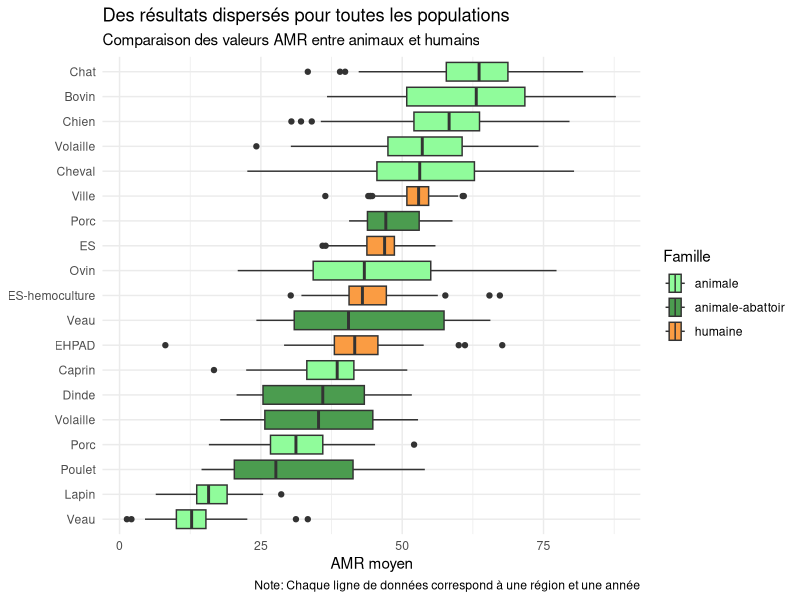
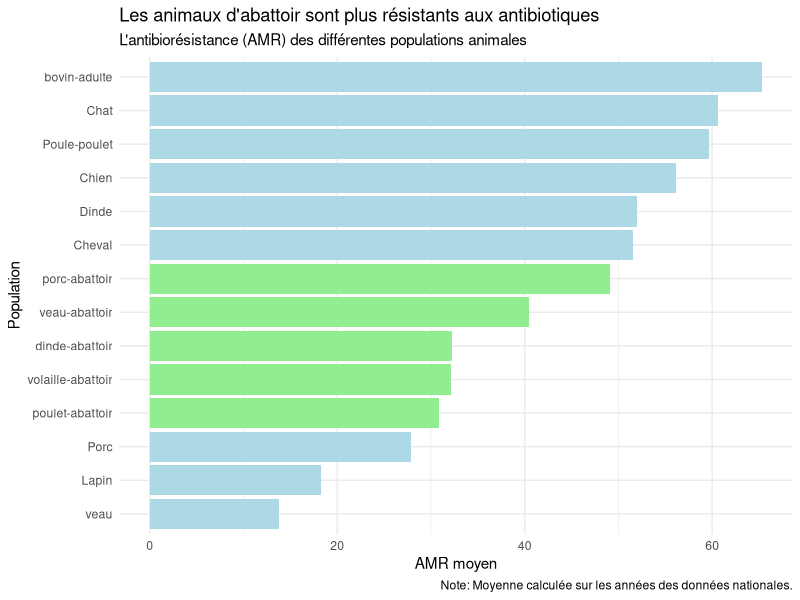
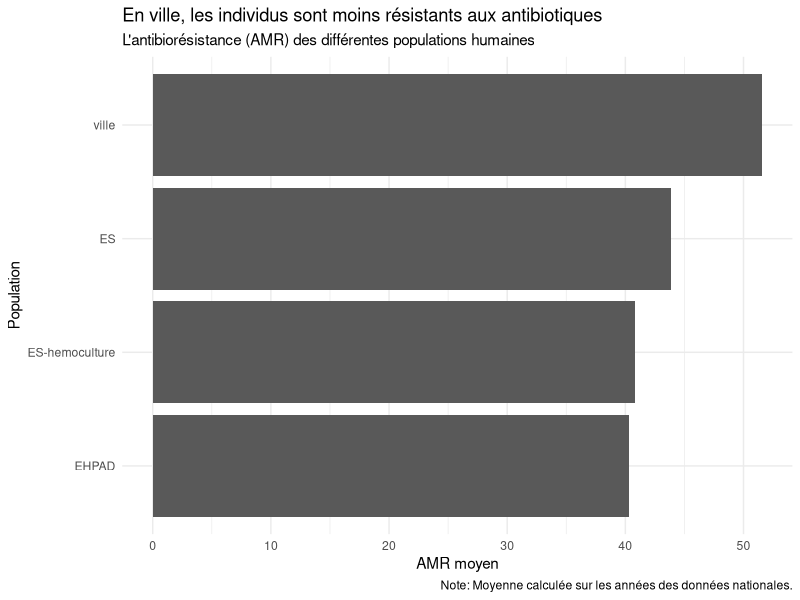
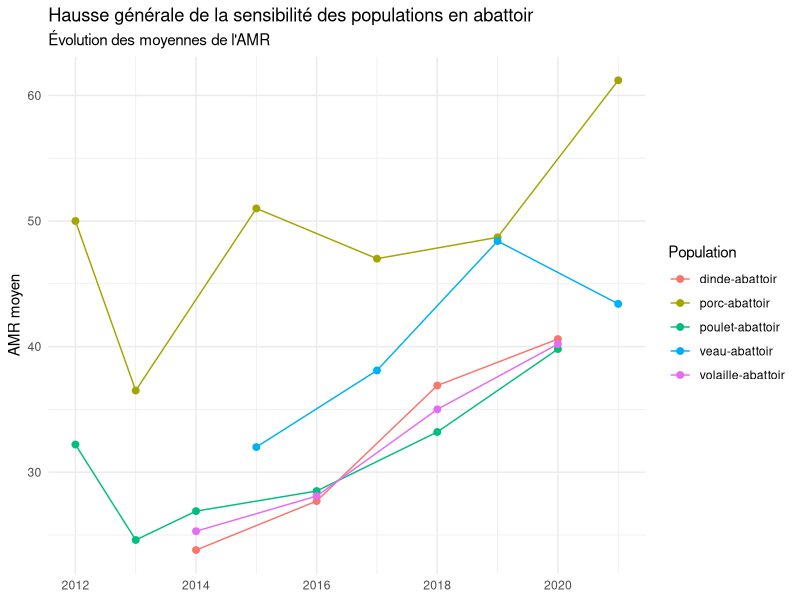
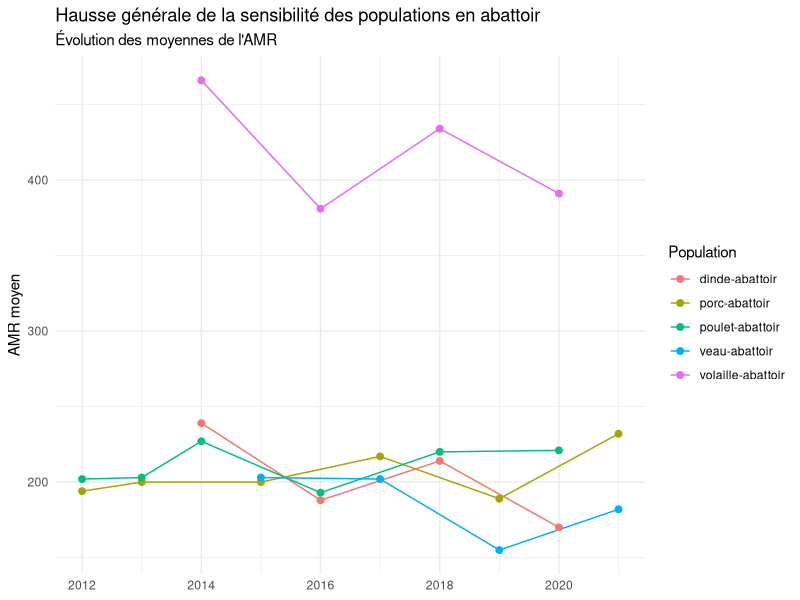
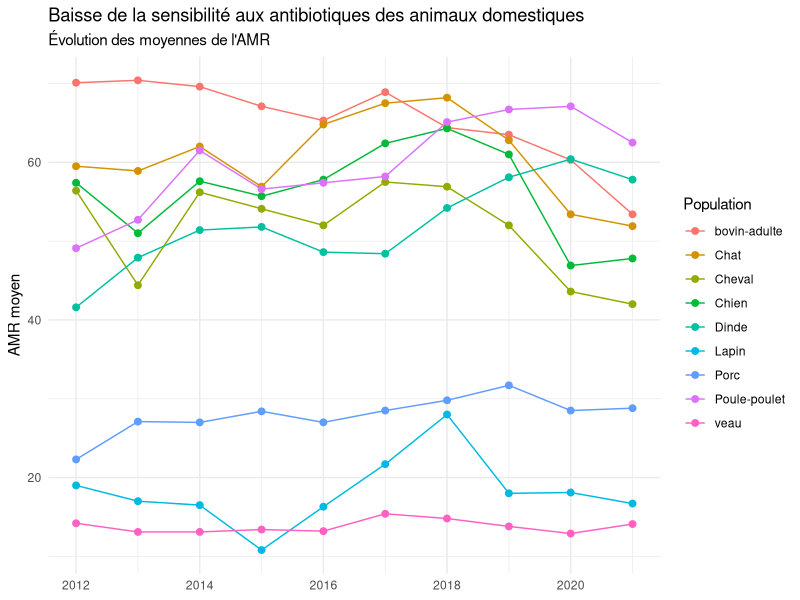
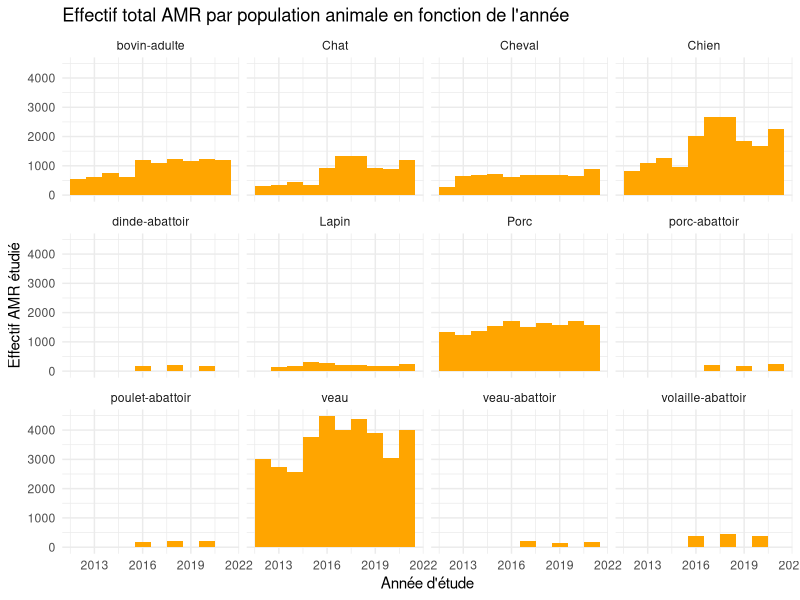
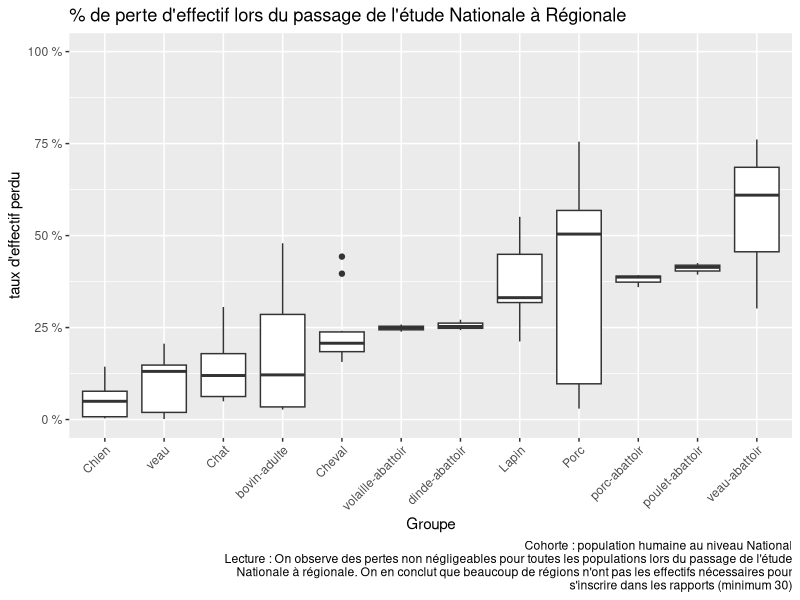

Write R code to recreate these figures, in order.
## ---- chunk 1
knitr::opts_chunk$set(echo = TRUE)
library(readxl)
library(tidyr)
library(dplyr)
library(ggplot2)
library(stringr)
## ---- chunk 2
AMR <- read_excel("donnees/donnees_AMR.xlsx")

# Données permettant d'étudier la perte d'effectif des pan-sensibles
ResapathFrance <- read_xlsx("donnees/ModeleCollecte_PROMISE_ResapathFrance.xlsx",sheet = "Modele de collecte")

# On renomme "bovin-abattoir" en "veau-abattoir"
AMR$population <- ifelse(AMR$population == "bovin-abattoir", "veau-abattoir", AMR$population)
## ---- chunk 3
AMR_nationale <- AMR %>%
  filter(region == "Nationale")
AMR_regionale <- AMR %>%
  filter(region != "Nationale")

AMR_nationale_animal <- AMR_nationale %>%
  filter(famille == "animale")
AMR_nationale_humain <- AMR_nationale %>%
  filter(famille == "humaine")

# Indicatrice selon que la population provient d'un abattoir ou non
AMR_nationale_animal$abattoir <- grepl("abattoir", AMR_nationale_animal$population, ignore.case = TRUE)

AMR_regionale$famille2 <- paste(AMR_regionale$famille, ifelse(grepl("abattoir", AMR_regionale$population, ignore.case = TRUE), "-abattoir", ""), sep = "")

# Uniformisation entre les différentes tables
ResapathFrance <- ResapathFrance%>%
  mutate(population = as.factor(population),
         `profil AMR`= as.factor(`profil AMR`),
         region = as.factor(region))

# On retire les observations SARM (ça supprime aussi les lignes vide)
ResapathFrance_sansSARM <- ResapathFrance%>%
  filter(`profil AMR` != "SARM", bacterie == "Escherichia coli")
## ---- chunk 4
label <- c("Veau", "Lapin", "Poulet", "Porc", "Volaille", "Dinde", "Caprin", "EHPAD", "Veau", "ES-hemoculture", "Ovin", "ES", "Porc", "Ville", "Cheval","Volaille", "Chien", "Bovin", "Chat")

ggplot(AMR_regionale, aes(x = `valeur AMR`, y = reorder(population, `valeur AMR`, mean), fill = famille2))+
  geom_boxplot()+
  labs(title = "Des résultats dispersés pour toutes les populations",
       subtitle = "Comparaison des valeurs AMR entre animaux et humains",
       #subtitle = "Comparaison des valeurs Pan-S entre animaux et humains",
       caption = "Note: Chaque ligne de données correspond à une région et une année",
       y = NULL,
       x = "AMR moyen",
       x = "Valeur Pan-S",
       fill = "Famille")+
  theme_minimal()+
  scale_fill_manual(values = c("#90fc9b", "#4b9c4f", "#fa9c43"))+
  scale_y_discrete(labels = label)
## ---- chunk 5
moyenne_AMR <- AMR_nationale_animal %>%
  group_by(population, famille, abattoir) %>%
  summarize(moyenne_AMR = mean(`valeur AMR`)) %>%
  arrange(moyenne_AMR)

ggplot(moyenne_AMR, aes(x = moyenne_AMR, y = reorder(population, moyenne_AMR), fill = abattoir))+
  geom_bar(stat = "identity", position = "dodge") +
  labs(title = "Les animaux d'abattoir sont plus résistants aux antibiotiques",
       subtitle = "L'antibiorésistance (AMR) des différentes populations animales",
       caption = "Note: Moyenne calculée sur les années des données nationales.",
       y = "Population",
       x = "AMR moyen") +
  theme_minimal()  +
  guides(fill = FALSE) +
  scale_fill_manual(values = c("lightblue", "lightgreen"))

moyenne_AMR <- AMR_nationale_humain %>%
  group_by(population, famille) %>%
  summarize(moyenne_AMR = mean(`valeur AMR`)) %>%
  arrange(moyenne_AMR)

ggplot(moyenne_AMR, aes(x = moyenne_AMR, y = reorder(population, moyenne_AMR)))+
  geom_bar(stat = "identity", position = "dodge") +
  labs(title = "En ville, les individus sont moins résistants aux antibiotiques",
       subtitle = "L'antibiorésistance (AMR) des différentes populations humaines",
       caption = "Note: Moyenne calculée sur les années des données nationales.",
       y = "Population",
       x = "AMR moyen") +
  theme_minimal()
## ---- chunk 6
ggplot(AMR_nationale_animal[which(AMR_nationale_animal$abattoir == TRUE),], aes(x = annee, y = `valeur AMR`, group = population, color = population)) +
  geom_line(stat = "summary", fun = "mean") +
  geom_point(stat = "summary", fun = "mean", size = 2) +
  labs(title = "Hausse générale de la sensibilité des populations en abattoir",
       subtitle = "Évolution des moyennes de l'AMR",
       x = NULL,
       y = "AMR moyen",
       color = "Population") +
  theme_minimal()

ggplot(AMR_nationale_animal[which(AMR_nationale_animal$abattoir == TRUE),], aes(x = annee, y = `effectif AMR`, group = population, color = population)) +
  geom_line(stat = "summary", fun = "mean") +
  geom_point(stat = "summary", fun = "mean", size = 2) +
  labs(title = "Hausse générale de la sensibilité des populations en abattoir",
       subtitle = "Évolution des moyennes de l'AMR",
       x = NULL,
       y = "AMR moyen",
       color = "Population") +
  theme_minimal()

ggplot(AMR_nationale_animal[which(AMR_nationale_animal$abattoir == FALSE),], aes(x = annee, y = `valeur AMR`, group = population, color = population)) +
  geom_line(stat = "summary", fun = "mean") +
  geom_point(stat = "summary", fun = "mean", size = 2) +
  labs(title = "Baisse de la sensibilité aux antibiotiques des animaux domestiques",
       subtitle = "Évolution des moyennes de l'AMR",
       x = NULL,
       y = "AMR moyen",
       color = "Population") +
  theme_minimal()
## ---- chunk 7
# Effectif totaux étudiés pour chaque année et chaque population indépendamment de la région
df_region <- AMR %>% 
  select(annee,population,region,famille,`effectif AMR`)%>%
  filter(region!="Nationale")%>%
  group_by(annee,population,famille) %>%
  summarise(effectif_total_region = sum(`effectif AMR`))

df_region

# Essayons de contraster cela aux effectifs nationaux
df_national<-AMR %>%
  select(annee,population,famille,region,`effectif AMR`)%>%
  filter(region=="Nationale")%>%
  group_by(annee,population,famille) %>%
  summarise(effectif_total_national = sum(`effectif AMR`))

df_national

# Joindre les tables en utilisant la fonction dplyr inner_join()
effectifs_totaux <- inner_join(df_region,df_national,by = c("annee","population","famille"))
effectifs_totaux<-effectifs_totaux%>%
mutate(diff_effectif=effectif_total_national-effectif_total_region)
# En supposant que les effectifs nationaux sont plus grand que ceux régionaux car on comptabiliserait les régions pour lesquelles nous n'étudions pas assez d'individus
effectifs_totaux

## ---- chunk 8
effectifs_totaux_animale<-effectifs_totaux%>%
  filter(famille==unique(AMR$famille)[1])

ggplot(data=effectifs_totaux_animale, aes(x = annee, y = effectif_total_national)) +
  geom_col(width = 1, fill = "orange") +       # tracer le nombre de cas sous forme de colonnes
  theme_minimal()+                              # simplifier les  arrière-plans
  labs(                                         # ajouter  les noms d'axes, titres ... 
    x = "Année d'étude",
    y = "Effectif AMR étudié",
    title = "Effectif total AMR par population animale en fonction de l'année") +
  facet_wrap(~population) 
  
## ---- chunk 9
effectifs_totaux_animale<-effectifs_totaux_animale%>%
  mutate(taux_eff_perte=(diff_effectif/effectif_total_national)*100)


boxplot_taux<-ggplot(effectifs_totaux_animale, aes(x = reorder(population, taux_eff_perte), y = taux_eff_perte)) +
  geom_boxplot() +
  labs(title = "% de perte d'effectif lors du passage de l'étude Nationale à Régionale",
       x = "Groupe",
       y = "taux d'effectif perdu",
       caption = str_glue("Cohorte : population humaine au niveau National\nLecture : On observe des pertes non négligeables pour toutes les populations lors du passage de l'étude\nNationale à régionale. On en conclut que beaucoup de régions n'ont pas les effectifs nécessaires pour\ns'inscrire dans les rapports (minimum 30)"))+
  scale_y_continuous(labels =scales::number_format(suffix=" %"),limits=c(0,100))+
  theme(axis.text.x = element_text(angle = 45, hjust = 1))
        
boxplot_taux
## ---- chunk 10
effectifs_totaux_humain<-effectifs_totaux%>%
  filter(famille==unique(AMR$famille)[2])

ggplot(data=effectifs_totaux_humain, aes(x = annee, y = effectif_total_national)) +
  geom_col(width = 1, fill = "skyblue") +       # tracer le nombre de cas sous forme de colonnes
  theme_minimal()+                              # simplifier les  arrière-plans
  labs(                                         # ajouter  les noms d'axes, titres ... 
    x = "Année d'étude",
    y = "Effectif AMR étudié",
    title = "Effectif total AMR par population humaine en fonction de l'année") +
  facet_wrap(~population) 

## ---- chunk 11
#barplot(population ~ effectif_total_region, data = effectifs_totaux)
# ça ne marche pas car on observe plusieurs fois chaque population

effectifs_totaux_humain<-effectifs_totaux_humain%>%
  mutate(taux_eff_perte=(diff_effectif/effectif_total_national)*100)%>%
  group_by(annee,population)


boxplot_taux<-ggplot(effectifs_totaux_humain, aes(x = reorder(population, taux_eff_perte), y = taux_eff_perte)) +
  geom_boxplot() +
  labs(title = "% de perte d'effectif lors du passage de l'étude Nationale à Régionale",
       x = "Population étudiée",
       y = "taux d'effectif perdu",
       caption = str_glue("Cohorte : population humaine au niveau National\nLecture : Pour chaque population, on observe une perte d'effectif de moins d'1%"))+
  scale_y_continuous(labels =scales::number_format(suffix=" %"),limits=c(0,1))
boxplot_taux

## ---- chunk 12
table1 <- ResapathFrance_sansSARM %>%
  filter(`profil AMR` == "pan-sensible") %>%
  mutate(eff_pansensible = `effectif AMR`) %>%
  select(annee, population, eff_pansensible)

table2 <- ResapathFrance_sansSARM %>%
  filter(`profil AMR` == "C3G-R") %>%
  mutate(eff_C3G = `effectif AMR`) %>%
  select(annee, population, eff_C3G)

table_join <- merge(table1, table2, by = c("annee", "population"), all = TRUE)

for (pop in levels(table_join$population)){
  table_join1 <- table_join %>%
    filter(population == pop) %>%
    mutate(taux_eff = round((eff_pansensible * 100) / eff_C3G, 2),
           min_max_value = ifelse(taux_eff == max(taux_eff), "MAX", ifelse(taux_eff == min(taux_eff), "MIN", "none")))
  
  moyenne = round(mean(table_join1$taux_eff),2)
  
  plot <- ggplot(data = table_join1, aes(x = annee, y = taux_eff, fill = min_max_value))+
    geom_col(width = 0.5) + 
    theme_minimal()+                     
    labs(x = "Annee",
         y = "",
         title = "Fraction d'isolats bactériens pour lesquels la pan-sensibilité a pu être calculée.",
         subtitle = str_glue("En moyenne, le taux est de {moyenne}")) +
    facet_wrap(~population)+
    scale_y_continuous(labels = scales::number_format(suffix="%"), limits = c(0,100))+
    scale_fill_manual(values = c("MIN" = "red", "MAX" = "green","none" = "grey"), guide = "none")
  plot(plot)
}
## ---- chunk 13


table_join<-table_join%>%
  mutate(taux=(eff_pansensible/eff_C3G)*100)

# Boxplot pour représenter la variation intra-groupe


ggplot(table_join, aes(x = reorder(population, taux), y = taux)) +
  geom_boxplot() +
  labs(title = "Variation de la fraction d'isolats bactériens pour lesquels la pan-sensibilité a pu \nêtre calculée au sein de chaque groupe étudié.",
       x = "Groupe",
       y = "taux de représentation",
       caption = str_glue("Cohorte : population animale au niveau National\nLecture : On remarque un taux de calcul plus faible pour les population lapin, Dinde et Poule-poulet"))+
  scale_y_continuous(labels =scales::number_format(suffix=" %"),limits=c(0,100))
